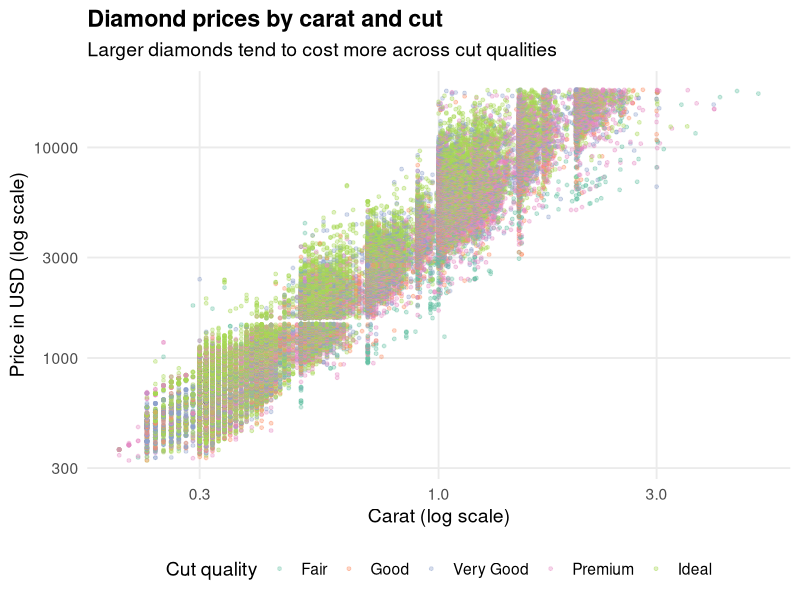

Write R code to recreate this figure.
library(tidyverse)

diamonds_plot <- ggplot(diamonds, aes(x = carat, y = price, color = cut)) +
  geom_point(alpha = 0.35, size = 1) +
  scale_x_log10() +
  scale_y_log10() +
  scale_color_brewer(palette = "Set2") +
  labs(
    title = "Diamond prices by carat and cut",
    subtitle = "Larger diamonds tend to cost more across cut qualities",
    x = "Carat (log scale)",
    y = "Price in USD (log scale)",
    color = "Cut quality"
  ) +
  theme_minimal(base_size = 14) +
  theme(
    plot.title = element_text(face = "bold"),
    legend.position = "bottom",
    panel.grid.minor = element_blank()
  )

ggsave("diamonds-2.png", plot = diamonds_plot, width = 10, height = 6, dpi = 300)
